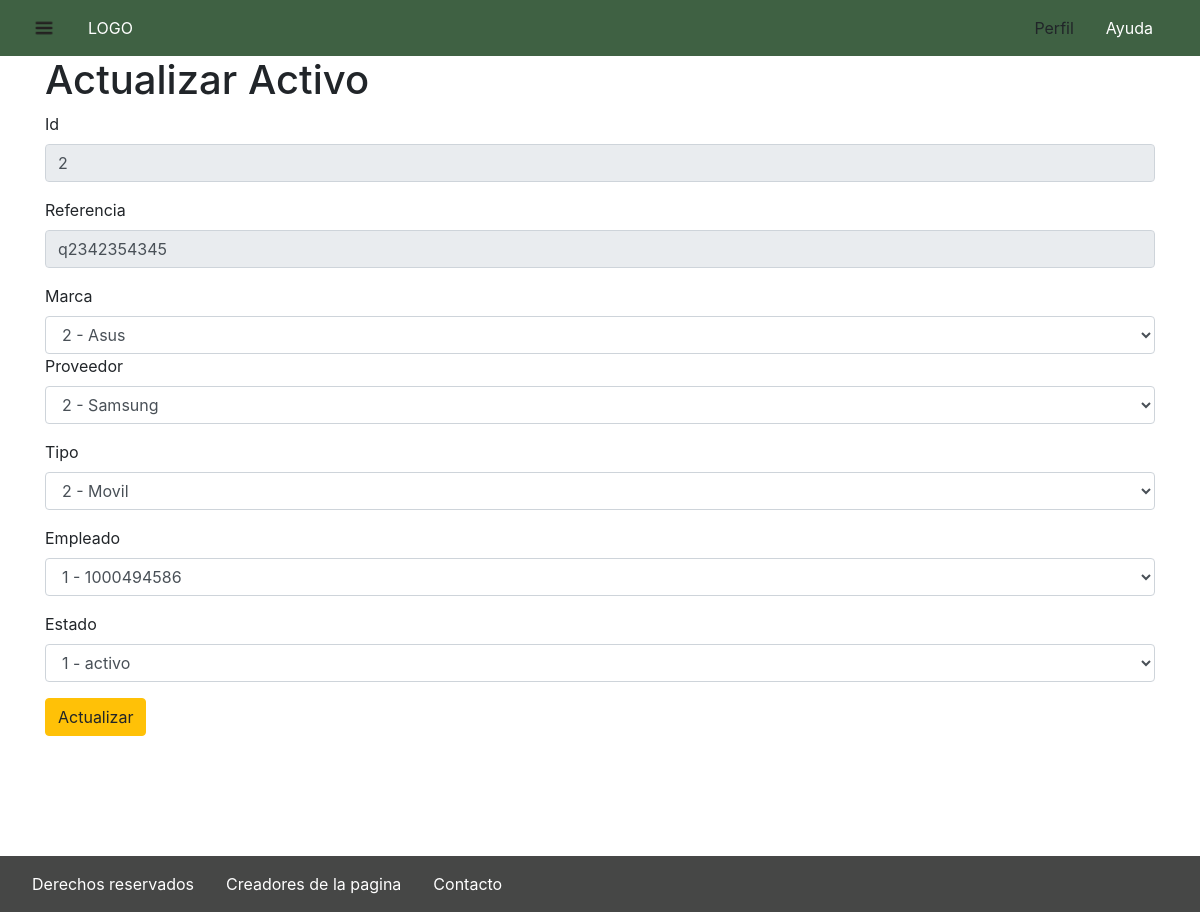
Page /index.php?cl=activos&me=actualizarActivo&Id=2 (signed in) on the committed database.
### tables this page shows
CREATE TABLE `activo` (
  `id_activo` int(11) NOT NULL,
  `referencia_activo` varchar(20) DEFAULT NULL,
  `id_marca` int(11) DEFAULT NULL,
  `id_proveedor` int(11) DEFAULT NULL,
  `id_tipo_activo` int(11) DEFAULT NULL,
  `id_empleado` int(11) DEFAULT NULL,
  `id_estado` int(11) DEFAULT NULL,
  `cantidad` int(11) DEFAULT 0
);

### lib/templates.php (called while the page is built)
<?php
include 'templates/header.php';
include 'templates/aside.php';
include 'templates/'.$this->view.'.php';
include 'templates/footer.php';
?>

### controller/activos.php (called while the page is built, shortened)
<?php
class activos extends Controller{
    function __construct()
    {
        $this->factoryModel=new factoryModel();
    }
    function actualizarActivo(){
        $this->title="Actualizar Activo";
        if ($_GET['Id']){
            $filtros=['id_activo'=>$_GET['Id']];
            $this->model->index_($filtros);
            $activo=$this->model->data;
            $this->model->select_($filtros);
            $activo_select=$this->model->data;
            $marca=$this->factoryModel->validateModel("marca");
            $marca->select_("");
            $proveedor=$this->factoryModel->validateModel("proveedor");
            $proveedor->select_("");
            $tipo_activo=$this->factoryModel->validateModel("tipo_activo");
            $tipo_activo->select_("");
            $empleado=$this->factoryModel->validateModel("empleado");
            $empleado->select_("");
            $estado=$this->factoryModel->validateModel("estado");
            $estado->select_("");
            $opciones=array(
                'marca'=>$marca->data,
                'proveedor'=>$proveedor->data,
                'tipo_activo'=>$tipo_activo->data,
                'empleado'=>$empleado->data,
                'estado'=>$estado->data
            );
            $datos=array(
                'datos'=>$activo,
                'datos_select'=>$activo_select,
                'opciones'=>$opciones
            );
        }
        include 'lib/templates.php';
    }
}
?>

### lib/controller.php (called while the page is built, shortened)
<?php
class Controller {
    public function __construct($model)
    {
        $this->model=new $model;
    }
}
?>

### lib/conn.php (called while the page is built, shortened)
<?php
class conn extends constantes{
    protected $dbo;
    function __construct()
    {
        try {
            $this->dsn = "mysql:host=" . $this->HOST_LOCAL . ";dbname=" . $this->DBNAME;
            $options = array(
                PDO::ATTR_ERRMODE => PDO::ERRMODE_EXCEPTION,
                PDO::ATTR_DEFAULT_FETCH_MODE => PDO::FETCH_ASSOC,
                PDO::ATTR_PERSISTENT=>true
            );
            $this->dbo = new PDO($this->dsn, $this->USER_LOCAL, $this->PASSWORD_LOCAL, $options);
        } catch (PDOException $e) {
            $this->messageError = $e->getMessage();
            ob_start();
            include "templates/error.php";
            $this->vistaError = ob_get_clean();
        }
    }
    public function prepararSentencia($sqlquery, $filtros)
    {
        try {
            $this->stmt = $this->dbo->prepare($sqlquery);
            if ($filtros) {
                foreach ($filtros as $key => $value) {
                    if (!empty($value)) {
                        if (is_numeric($value)) {
                            $this->stmt->bindValue(':' . $key, $value, PDO::PARAM_INT);
                            continue;
                        }
                    }
                }
            }
            $this->stmt->execute();
        } catch (PDOException $e) {
            $this->messageError = $e->getMessage();
            ob_start();
            include "templates/error.php";
            $this->vistaError = ob_get_clean();
        }
    }
}

### lib/model.php (called while the page is built, shortened)
<?php
class model extends conn implements iadministracion{
public function select($query,$filtros){
    $formatear=new formatearConsulta();
        $query.=$formatear->select($filtros);
        $this->prepararSentencia($query,$filtros);
         if($this->stmt){
            $this->data=$this->stmt->fetchAll();
        }
}
}
?>

### model/activos.php (called while the page is built, shortened)
<?php
class activo_m extends model {
    public function select_($filtros){
        $query="SELECT id_activo as 'Id', referencia_activo as 'Referencia',m.nombre_marca as 'Marca',p.nombreContacto_proveedor as 'Contacto de Proveedor',ta.nombre_tipo_activo as 'Tipo',e.documento_empleado as 'Empleado',es.nombre_estado as 'Estado',cantidad as 'Cantidad' FROM activo a";
        $query.=" LEFT JOIN marca m ON m.id_marca=a.id_marca";
        $query.=" LEFT JOIN proveedor p ON p.id_proveedor=a.id_proveedor";
        $query.=" LEFT JOIN tipo_activo ta ON ta.id_tipo_activo=a.id_tipo_activo";
        $query.=" LEFT JOIN empleado e ON e.id_empleado=a.id_empleado";
        $query.=" LEFT JOIN estado es ON es.id_estado=a.id_estado";
        $this->select($query,$filtros);
        }
        public function index_($filtros){
            $query="SELECT * FROM activo a";
        $this->select($query,$filtros);
        }
}
?>

### lib/factoryModel.php (called while the page is built, shortened)
<?php
class factoryModel{
    function validateModel($model):model
    {
        switch ($model) {
            case 'tipo_activo':
                return new tipo_activo_m;
                break;
            case 'proveedor':
                return new proveedor_m;
                break;
            case 'marca':
                return new marca_m;
                break;
            case 'empleado':
                return new empleado_m;
                break;
            case 'estado':
                return new estad_m;
                break;
        }
    }
}
?>

### model/marca.php (called while the page is built, shortened)
<?php
    class marca_m extends model{
        function select_($filtros){
            $query="SELECT id_marca	 as 'Id', codigo_marca as 'Codigo',nombre_marca as 'Nombre' FROM marca ";
            $this->select($query,$filtros);
        }
    }
?>

### model/proveedor.php (called while the page is built, shortened)
<?php
    class proveedor_m extends model{
        function select_($filtros){
            $query="SELECT id_proveedor as 'Id',	codigo_proveedor as 'Codigo',	nombreContacto_proveedor as 'Nombre de Contacto',	correo_proveedor as 'Correo',	telefono_proveedor  as 'Telefono' FROM proveedor ";
            $this->select($query,$filtros);
        }
    }
?>

### model/tipo_activo.php (called while the page is built, shortened)
<?php
class tipo_activo_m extends model{
    function select_($filtros){
        $query="SELECT id_tipo_activo as 'Id',code_tipo_activo as 'Codigo',	nombre_tipo_activo  as 'Nombre' FROM tipo_activo";
        $this->select($query,$filtros);
        }
}
?>

### model/empleado.php (called while the page is built, shortened)
<?php
class empleado_m extends model{
    public function select_($filtros){
        $query=" SELECT  id_empleado as 'Id', documento_empleado as 'Documento',telefono_empleado as 'Telefono',correo_empleado as 'Correo',nombre_departamento as 'Departamento'";
        $query.=" FROM empleado E LEFT JOIN departamento D ON E.id_departamento=D.id_departamento";
        $this->select($query,$filtros);
        }
}
?>

### model/estado.php (called while the page is built, shortened)
<?php
class estad_m extends model {
    public function select_($filtros){
        $query="SELECT id_estado as 'Id', nombre_estado as 'Nombre' from estado";
        $this->select($query,$filtros);
        }
}
?>

### templates/actualizarActivo.php (the view, shortened to what this page needs)
<div class="container">
    <h1><?php echo isset($this->title) ? $this->title : "" ?></h1>
    <form action="?cl=activos&me=confirmarActualizacion" method="POST">
        <div class="form-group">
        <label for="id_activo">Id</label>
        <input class="form-control" type="text" name="id_activo_where"  value=<?=$datos['datos'][0]['id_activo']?> required disabled>
        </div>
        <div class="form-group">
        <label for="referencia_activo">Referencia</label>
        <input class="form-control" type="text" name="referencia_activo_where" value=<?=$datos['datos'][0]['referencia_activo']?> required disabled>
    </div>
        <label for="id_marca">Marca</label>
        <select class="form-control" class="form-control" name="id_marca_set" id="">
        <option value=<?=$datos['datos'][0]['id_marca']?>><?=$datos['datos'][0]['id_marca']?> - <?=$datos['datos_select'][0]['Marca']?></option>
        </select>
    <div class="form-group">
    <label for="id_proveedor">Proveedor</label>
        <select class="form-control" name="id_proveedor_set" id="">
    <option value=<?=$datos['datos'][0]['id_proveedor']?>><?=$datos['datos'][0]['id_proveedor']?> - <?=$datos['datos_select'][0]['Contacto de Proveedor']?></option>
    </select>
    </div>
    <div class="form-group">
    <label for="id_tipo_activo">Tipo</label>
    <select class="form-control" name="id_tipo_activo_set" id="">
        <option value=<?=$datos['datos'][0]['id_tipo_activo']?>><?=$datos['datos'][0]['id_tipo_activo']?> - <?=$datos['datos_select'][0]['Tipo']?></option>
         </select>
    </div>
        <div class="form-group">
        <label for="id_empleado">Empleado</label>
         <select class="form-control" name="id_empleado_set" id="">
        <option value=<?=$datos['datos'][0]['id_empleado']?>><?=$datos['datos'][0]['id_empleado']?> - <?=$datos['datos_select'][0]['Empleado']?></option>
        </select>
        </div>
        <div class="form-group">
        <label for="id_estado">Estado</label>
        <select class="form-control" name="id_estado_set" id="">
        <option value=<?=$datos['datos'][0]['id_estado']?>><?=$datos['datos'][0]['id_estado']?> - <?=$datos['datos_select'][0]['Estado']?></option>
        </select>
        </div>
        <button name="ActualizarActivo" class="btn btn-warning" type="submit">Actualizar</button>
    </form>
</div>
</section>
</div>

### rows in the picture
activo: id_activo_where "2", referencia_activo_where "q2342354345", id_marca_set "2 - Asus", id_proveedor_set "2 - Samsung", id_tipo_activo_set "2 - Movil", id_empleado_set "1 - 1000494586", id_estado_set "1 - activo"

### other values in the picture
$this->title "Actualizar Activo"
